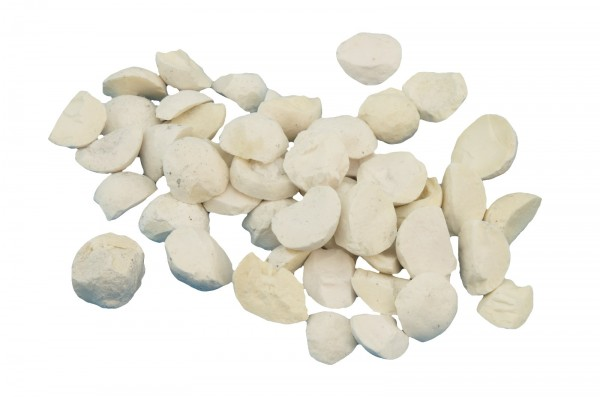
#> input picture Images/alumina_chips.jpg, 600 x 397 px
$ python opencvCannytest.py Images/alumina_chips.jpg out.png
#> lines starting #> are read from the running program, lines starting #| are printed output that depends on the picture; after the words box and inside, x2 and y2 are one past the last pixel; in counts of white or black regions, pixels touching at a corner belong together
import cv2 as cv
from scipy.spatial import distance as dist
import numpy as np

# # the image you want to use
# image_file = "alumina_chips.jpg"
# # the save-as name you'd like
# saveas = "testedge3.png"

# or, if you'd rather...
from sys import argv
this_script, image_file, saveas = argv


# to define this image, look above.
image = cv.imread(image_file)
#> image is the input picture: shape (397, 600, 3); mean B, G, R 225.2, 233.6, 236.2

# convert to gray because we need 2D arrays
gray_image = cv.cvtColor(image, cv.COLOR_BGR2GRAY) # to do: try scikitimage as well
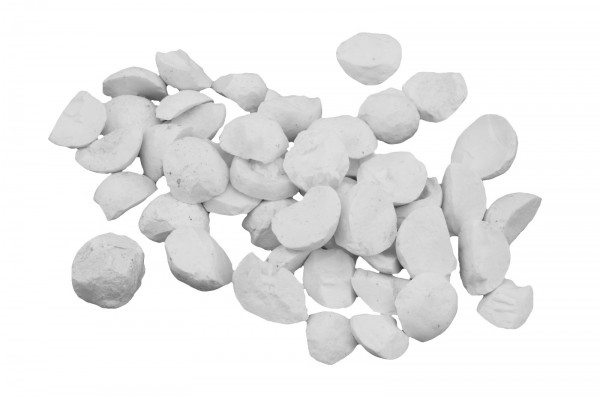
#> gray_image: shape (397, 600); min 39, max 255, mean 233.4
# this is some fancy stuff... make it harder to detect edges on purpose.
# in an attempt to compensate for not having real images to test it on rn
gray_image = cv.GaussianBlur(gray_image, (5, 5), 0)

# to do: play with thresholds
edged = cv.Canny(gray_image, 30, 75)
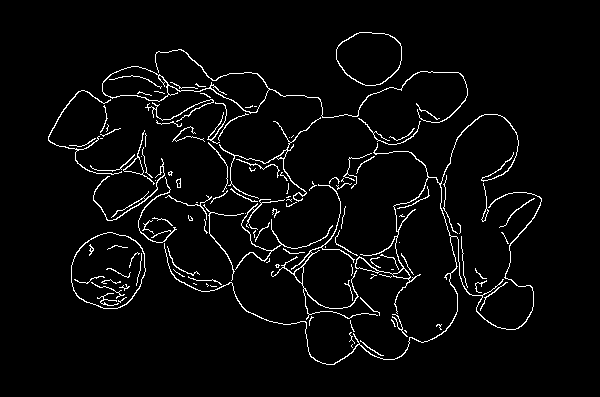
#> edged: shape (397, 600); 3.7% white in thin lines or dots, all inside (x1, y1, x2, y2) = (48, 32, 542, 365)
# dilating and eroding helps close gaps
edged = cv.dilate(edged, None, iterations = 1)
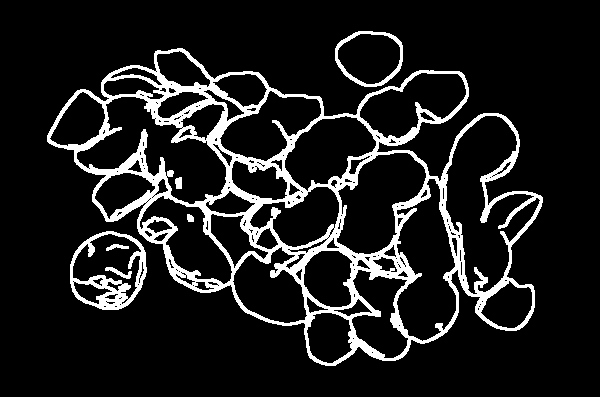
#> edged: shape (397, 600); 11.8% white; 7 white regions, largest, box (x1, y1, x2, y2) and area: (47, 48, 543, 366) 25158, (70, 231, 147, 310) 1866, (335, 31, 403, 87) 696
edged = cv.erode(edged, None, iterations = 1)
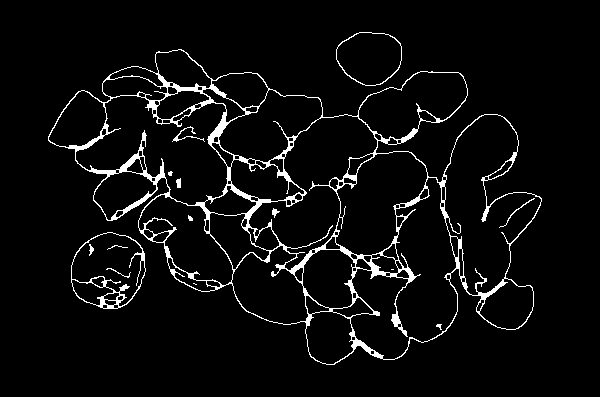
#> edged: shape (397, 600); 4.9% white; 15 white regions (3 under 20 px), largest, box (x1, y1, x2, y2) and area: (48, 49, 542, 365) 10473, (71, 232, 146, 309) 696, (336, 32, 402, 86) 224

cv.imshow('Press esc to quit or press s to save as %s' %saveas, edged)
k = cv.waitKey(0)
#> (key Esc is pressed here)
if k == 27:         # wait for ESC key to exit
    cv.destroyAllWindows()
elif k == ord('s'): # wait for 's' key to save and exit
    cv.imwrite(saveas, edged)
    cv.destroyAllWindows()

$ run again, with Images/0001.jpg copied over Images/alumina_chips.jpg
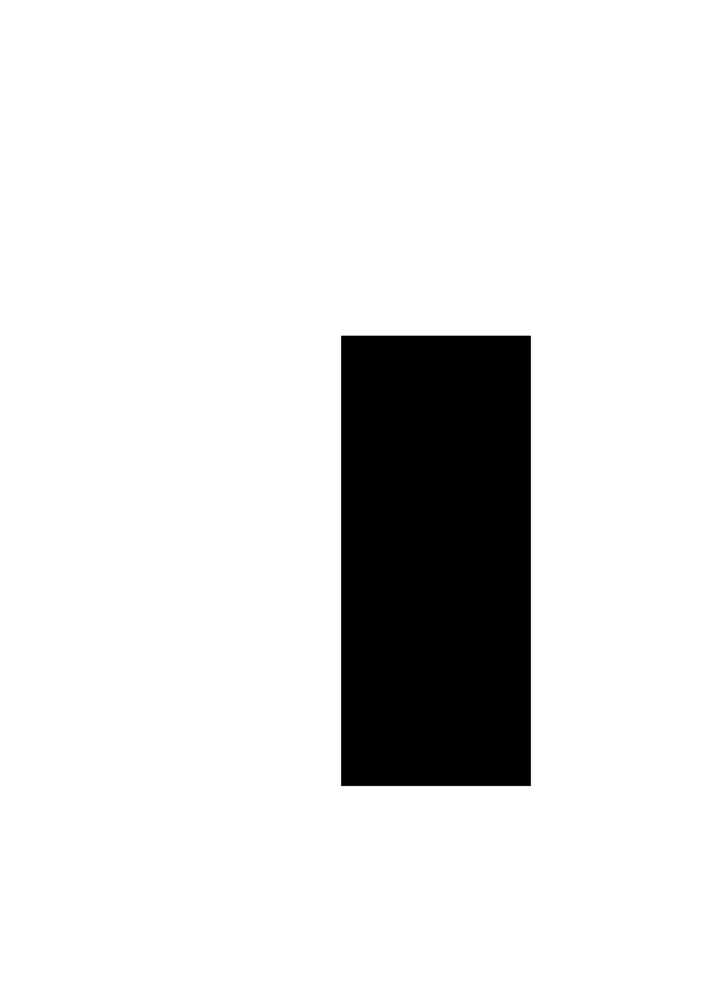
#> input picture Images/0001.jpg, 707 x 998 px, shrunk from 2495 x 3523 before the run
#> image is the input picture: shape (998, 707, 3); min 0, max 255, mean 224.1
#> `edged = cv.Canny(gray_image, 30, 75)`:
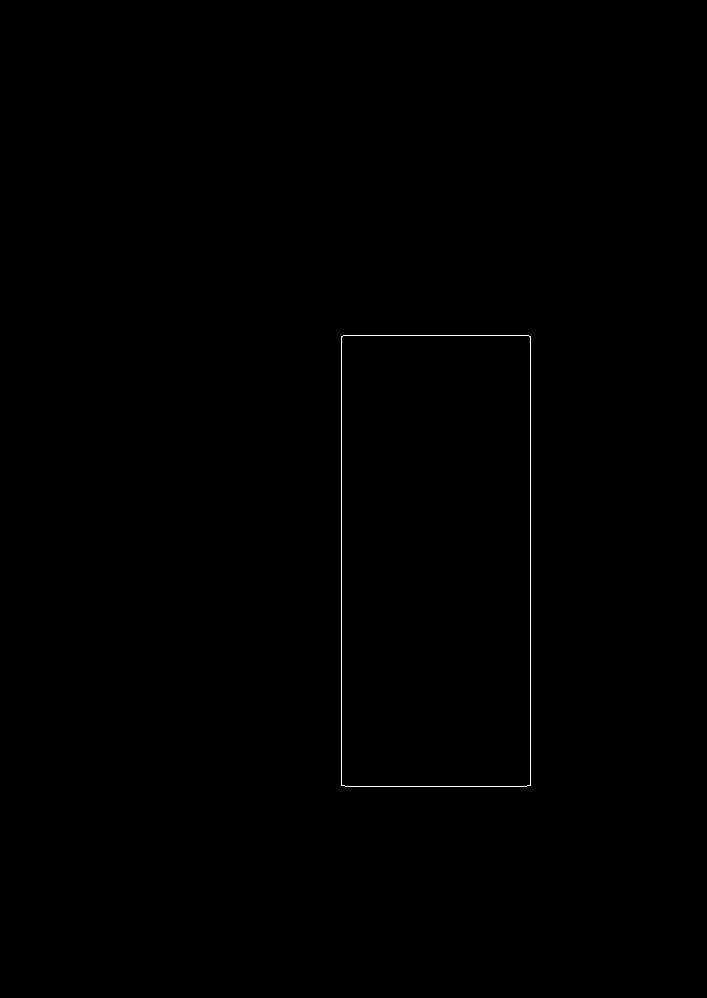
#> edged: shape (998, 707); 0.18% white in thin lines or dots, all inside (x1, y1, x2, y2) = (341, 335, 531, 787)
#> `edged = cv.dilate(edged, None, iterations = 1)`:
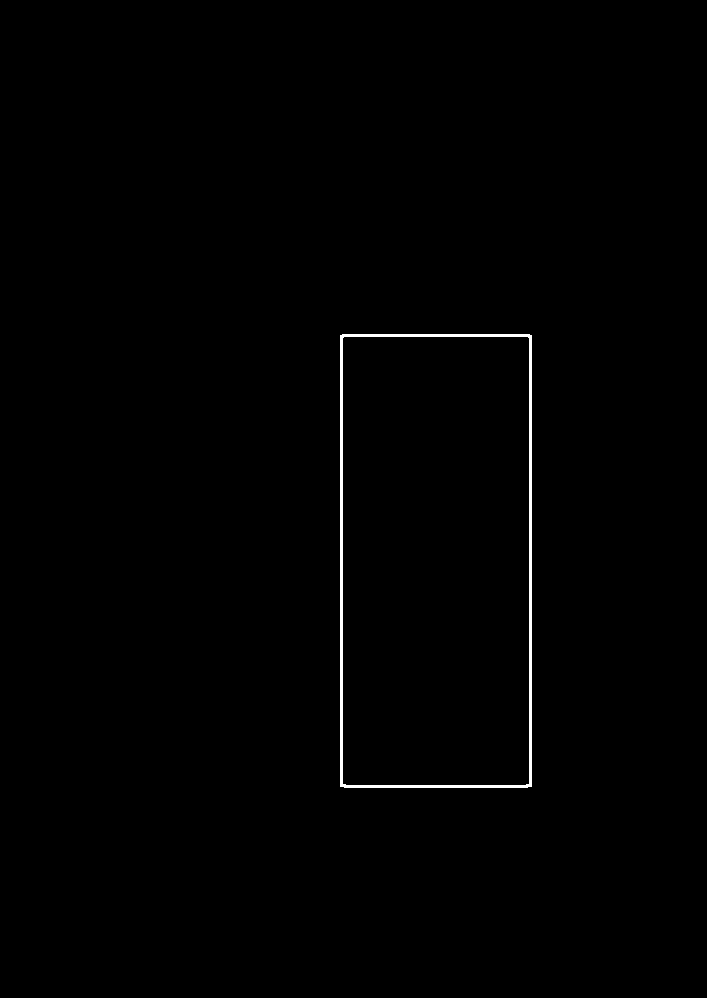
#> edged: shape (998, 707); 0.54% white; 1 white region, box (x1, y1, x2, y2) and area: (340, 334, 532, 788) 3836

$ run again, with Images/CirclePic.jpg copied over Images/alumina_chips.jpg
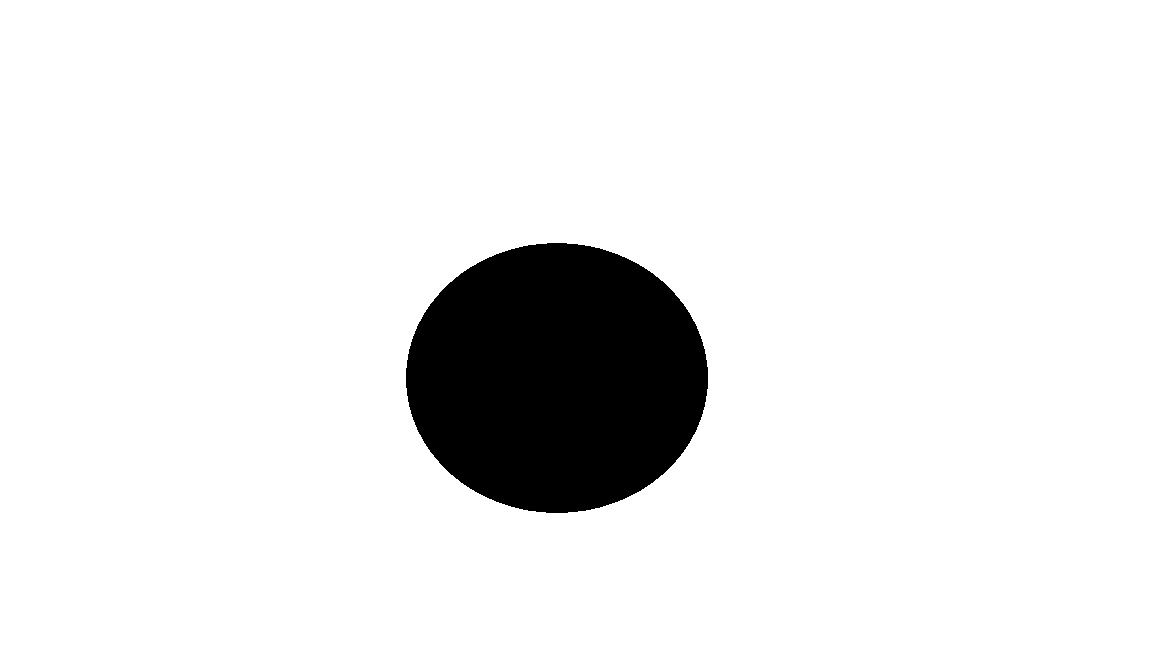
#> input picture Images/CirclePic.jpg, 1152 x 648 px
#> image is the input picture: shape (648, 1152, 3); min 0, max 255, mean 233.1
#> `edged = cv.Canny(gray_image, 30, 75)`:
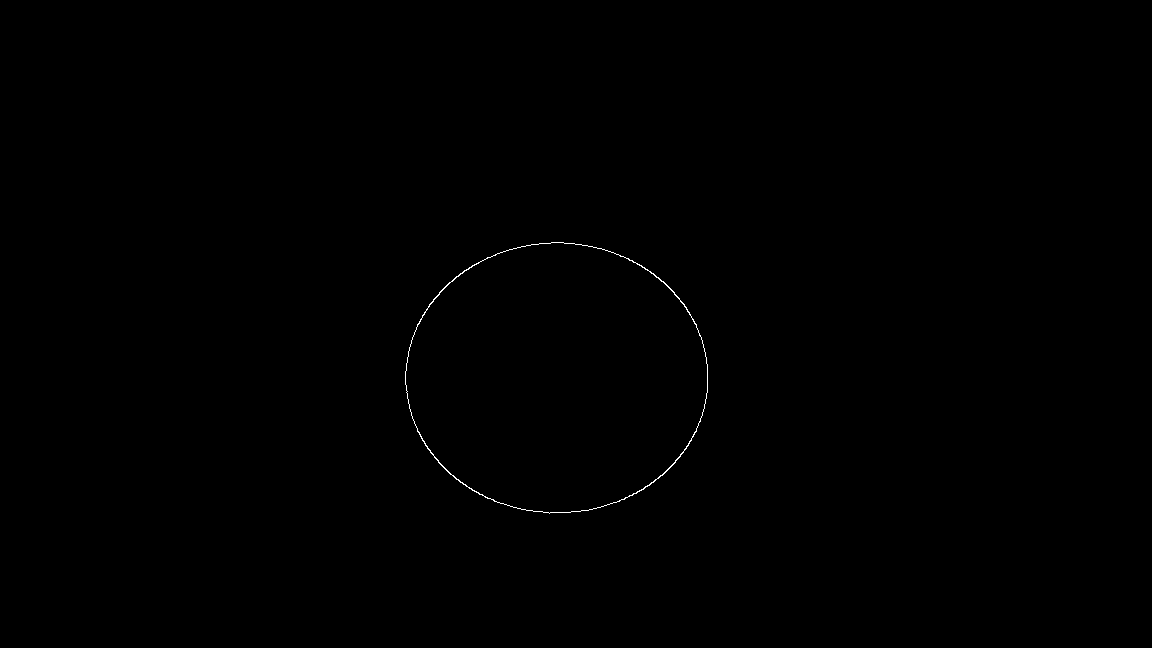
#> edged: shape (648, 1152); 0.14% white in thin lines or dots, all inside (x1, y1, x2, y2) = (405, 242, 708, 514)
#> `edged = cv.dilate(edged, None, iterations = 1)`:
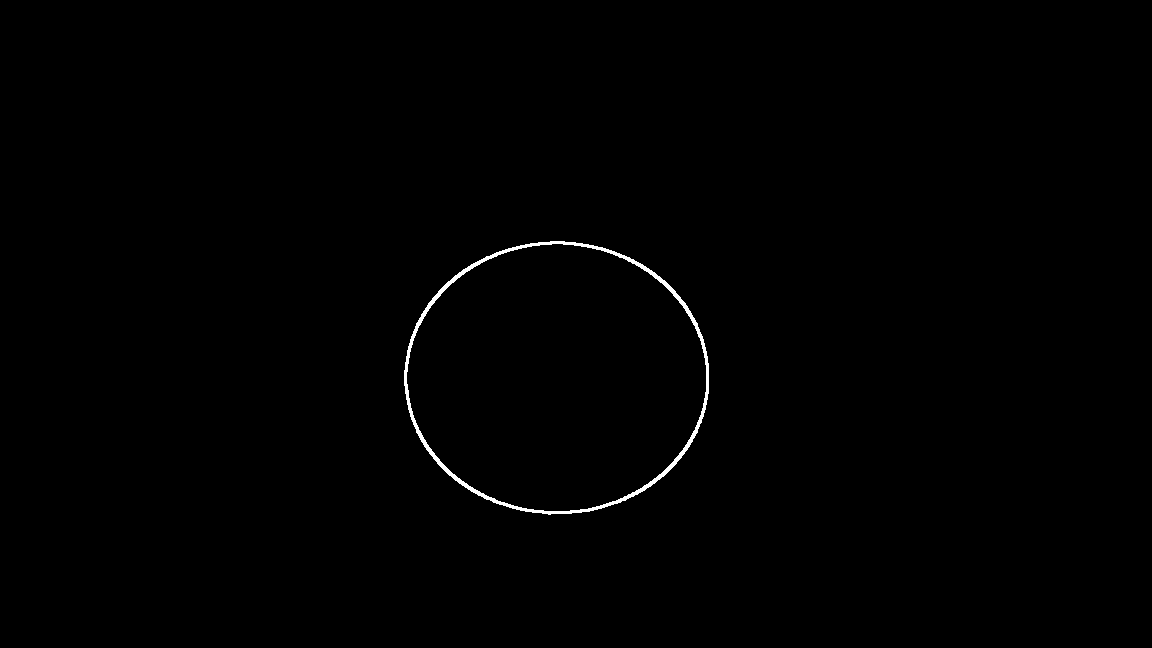
#> edged: shape (648, 1152); 0.44% white; 1 white region, box (x1, y1, x2, y2) and area: (404, 241, 709, 515) 3319
